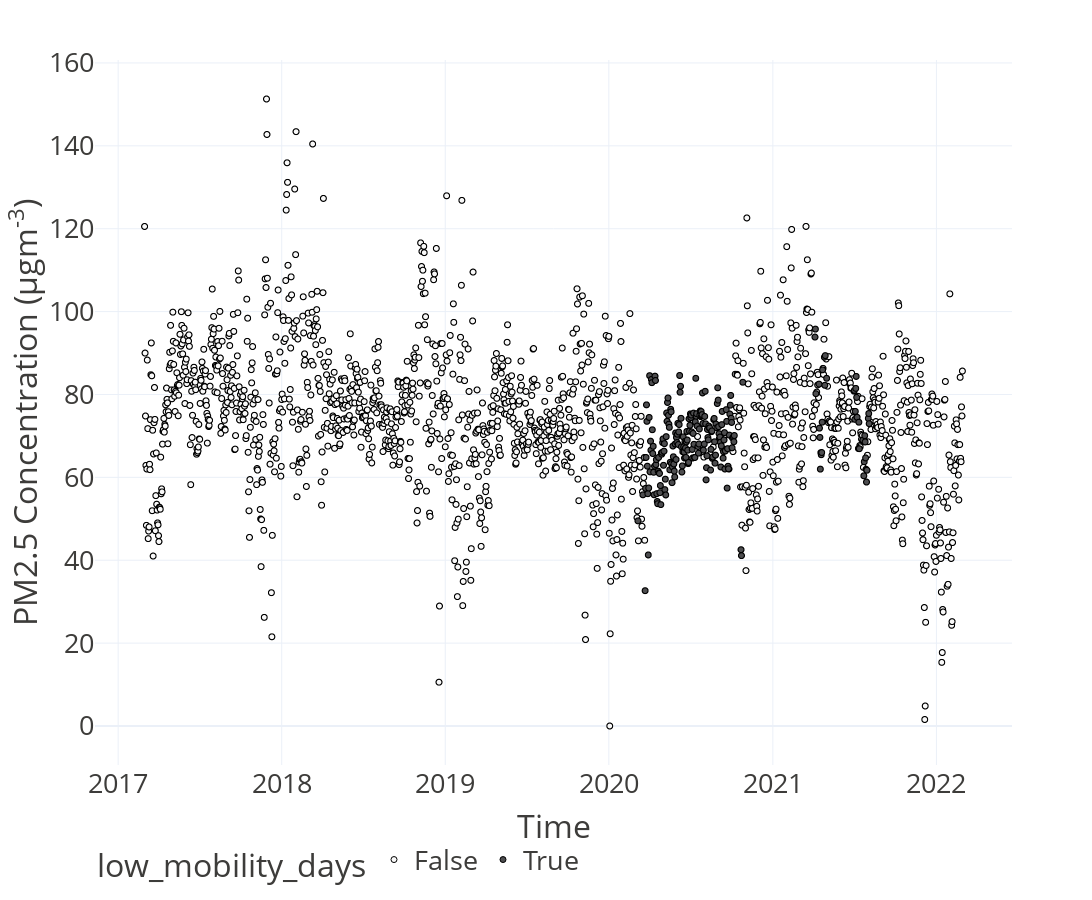

This figure's notebook cell:
### Code cell
# fig = px.scatter(time_series_stationary_cp,x=time_series_stationary.index,y='PM2.5 Concentration',color='low_mobility_days',color_discrete_map={True:'royalblue',False:'#E759AC'}) #rougepink
fig = px.scatter(time_series_stationary_cp,x=time_series_stationary.index,y='PM2.5 Concentration (µgm<sup>-3</sup>)',color='low_mobility_days',color_discrete_map={True:'#4D4D4F',False:'#F9F9F9'}) #rougepink
# fig = px.scatter(time_series_stationary_cp['2019-03':'2022-02'],x=time_series_stationary['2019-03':'2022-02'].index,y='PM2.5 Concentration',color='low_mobility_days',color_discrete_map={True:'royalblue',False:'#E759AC'}) #rougepink
fig.update_layout(
    autosize=False, width=1800, height=900,
    title="",
    xaxis_title="Time",
    font=dict(size=27, color="#3D3C3A"),
    legend_orientation='h',
    template='plotly_white'
)
fig.update_traces(marker=dict(line=dict(width=1, color='black')))
fig.show()

### Figure 1 — Plotly figure (JSON) as saved in the notebook; plotly's stock layout.template omitted (floating-point values rounded to 4 significant figures; data arrays with more than 128 entries replaced by an {"elided": "..."} marker saying what was removed)
{"data": [{"hovertemplate": "low_mobility_days=False<br>x=%{x}<br>PM2.5 Concentration (µgm<sup>-3</sup>)=%{y}<extra></extra>", "legendgroup": "False", "marker": {"color": "#F9F9F9", "line": {"color": "black", "width": 1}, "symbol": "circle"}, "mode": "markers", "name": "False", "showlegend": true, "type": "scattergl", "x": {"elided": "1593 str values"}, "xaxis": "x", "y": {"elided": "1593 float values"}, "yaxis": "y"}, {"hovertemplate": "low_mobility_days=True<br>x=%{x}<br>PM2.5 Concentration (µgm<sup>-3</sup>)=%{y}<extra></extra>", "legendgroup": "True", "marker": {"color": "#4D4D4F", "line": {"color": "black", "width": 1}, "symbol": "circle"}, "mode": "markers", "name": "True", "showlegend": true, "type": "scattergl", "x": {"elided": "233 str values"}, "xaxis": "x", "y": {"elided": "233 float values"}, "yaxis": "y"}], "layout": {"autosize": false, "font": {"color": "#3D3C3A", "size": 27}, "height": 900, "legend": {"orientation": "h", "title": {"text": "low_mobility_days"}, "tracegroupgap": 0}, "margin": {"t": 60}, "title": {"text": ""}, "width": 1800, "xaxis": {"anchor": "y", "domain": [0.0, 1.0], "title": {"text": "Time"}}, "yaxis": {"anchor": "x", "domain": [0.0, 1.0], "title": {"text": "PM2.5 Concentration (µgm<sup>-3</sup>)"}}}}
